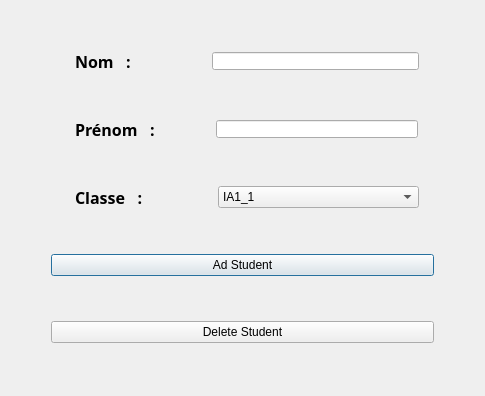
<?xml version="1.0" encoding="UTF-8"?>
<ui version="4.0">
 <class>Dialog</class>
 <widget class="QDialog" name="Dialog">
  <property name="geometry">
   <rect>
    <x>0</x>
    <y>0</y>
    <width>485</width>
    <height>396</height>
   </rect>
  </property>
  <property name="windowTitle">
   <string>Dialog</string>
  </property>
  <layout class="QVBoxLayout" name="verticalLayout">
   <item>
    <layout class="QHBoxLayout" name="horizontalLayout">
     <item>
      <widget class="QLabel" name="label">
       <property name="font">
        <font>
         <family>Myriad Pro Light</family>
         <pointsize>12</pointsize>
         <weight>75</weight>
         <bold>true</bold>
        </font>
       </property>
       <property name="styleSheet">
        <string notr="true">margin-left:60;margin-right:60</string>
       </property>
       <property name="text">
        <string>Nom   :</string>
       </property>
      </widget>
     </item>
     <item>
      <widget class="QLineEdit" name="lineEdit">
       <property name="styleSheet">
        <string notr="true">margin-right:15;margin-left:10</string>
       </property>
      </widget>
     </item>
     <item>
      <spacer name="horizontalSpacer_3">
       <property name="orientation">
        <enum>Qt::Horizontal</enum>
       </property>
       <property name="sizeType">
        <enum>QSizePolicy::Minimum</enum>
       </property>
       <property name="sizeHint" stdset="0">
        <size>
         <width>40</width>
         <height>20</height>
        </size>
       </property>
      </spacer>
     </item>
    </layout>
   </item>
   <item>
    <layout class="QHBoxLayout" name="horizontalLayout_2">
     <item>
      <widget class="QLabel" name="label_2">
       <property name="font">
        <font>
         <family>Myriad Pro Light</family>
         <pointsize>12</pointsize>
         <weight>75</weight>
         <bold>true</bold>
        </font>
       </property>
       <property name="styleSheet">
        <string notr="true">margin-left:60;margin-right:50</string>
       </property>
       <property name="text">
        <string>Prénom   :</string>
       </property>
      </widget>
     </item>
     <item>
      <widget class="QLineEdit" name="lineEdit_2">
       <property name="styleSheet">
        <string notr="true">margin-right:16</string>
       </property>
      </widget>
     </item>
     <item>
      <spacer name="horizontalSpacer">
       <property name="orientation">
        <enum>Qt::Horizontal</enum>
       </property>
       <property name="sizeType">
        <enum>QSizePolicy::Minimum</enum>
       </property>
       <property name="sizeHint" stdset="0">
        <size>
         <width>40</width>
         <height>20</height>
        </size>
       </property>
      </spacer>
     </item>
    </layout>
   </item>
   <item>
    <layout class="QHBoxLayout" name="horizontalLayout_3">
     <property name="rightMargin">
      <number>55</number>
     </property>
     <item>
      <widget class="QLabel" name="label_3">
       <property name="font">
        <font>
         <family>Myriad Pro Light</family>
         <pointsize>12</pointsize>
         <weight>75</weight>
         <bold>true</bold>
        </font>
       </property>
       <property name="styleSheet">
        <string notr="true">margin-left:60;margin-right:60</string>
       </property>
       <property name="text">
        <string>Classe   :</string>
       </property>
      </widget>
     </item>
     <item>
      <widget class="QComboBox" name="comboBox">
       <property name="font">
        <font>
         <strikeout>false</strikeout>
        </font>
       </property>
       <property name="cursor">
        <cursorShape>PointingHandCursor</cursorShape>
       </property>
       <property name="contextMenuPolicy">
        <enum>Qt::DefaultContextMenu</enum>
       </property>
       <property name="styleSheet">
        <string notr="true">text-align: center;</string>
       </property>
       <item>
        <property name="text">
         <string>IA1_1</string>
        </property>
       </item>
       <item>
        <property name="text">
         <string>IA1_2</string>
        </property>
       </item>
       <item>
        <property name="text">
         <string>EI1_1</string>
        </property>
       </item>
       <item>
        <property name="text">
         <string>MEC1_1</string>
        </property>
       </item>
      </widget>
     </item>
    </layout>
   </item>
   <item>
    <layout class="QHBoxLayout" name="horizontalLayout_4">
     <item>
      <spacer name="horizontalSpacer_4">
       <property name="orientation">
        <enum>Qt::Horizontal</enum>
       </property>
       <property name="sizeType">
        <enum>QSizePolicy::Fixed</enum>
       </property>
       <property name="sizeHint" stdset="0">
        <size>
         <width>40</width>
         <height>20</height>
        </size>
       </property>
      </spacer>
     </item>
     <item>
      <widget class="QPushButton" name="pushButton">
       <property name="styleSheet">
        <string notr="true"/>
       </property>
       <property name="text">
        <string>Ad Student</string>
       </property>
      </widget>
     </item>
     <item>
      <spacer name="horizontalSpacer_2">
       <property name="orientation">
        <enum>Qt::Horizontal</enum>
       </property>
       <property name="sizeType">
        <enum>QSizePolicy::Fixed</enum>
       </property>
       <property name="sizeHint" stdset="0">
        <size>
         <width>40</width>
         <height>20</height>
        </size>
       </property>
      </spacer>
     </item>
    </layout>
   </item>
   <item>
    <layout class="QHBoxLayout" name="horizontalLayout_5">
     <item>
      <spacer name="horizontalSpacer_5">
       <property name="orientation">
        <enum>Qt::Horizontal</enum>
       </property>
       <property name="sizeType">
        <enum>QSizePolicy::Fixed</enum>
       </property>
       <property name="sizeHint" stdset="0">
        <size>
         <width>40</width>
         <height>20</height>
        </size>
       </property>
      </spacer>
     </item>
     <item>
      <widget class="QPushButton" name="pushButton_2">
       <property name="text">
        <string>Delete Student</string>
       </property>
      </widget>
     </item>
     <item>
      <spacer name="horizontalSpacer_6">
       <property name="orientation">
        <enum>Qt::Horizontal</enum>
       </property>
       <property name="sizeType">
        <enum>QSizePolicy::Fixed</enum>
       </property>
       <property name="sizeHint" stdset="0">
        <size>
         <width>40</width>
         <height>20</height>
        </size>
       </property>
      </spacer>
     </item>
    </layout>
   </item>
  </layout>
 </widget>
 <resources/>
 <connections/>
</ui>
